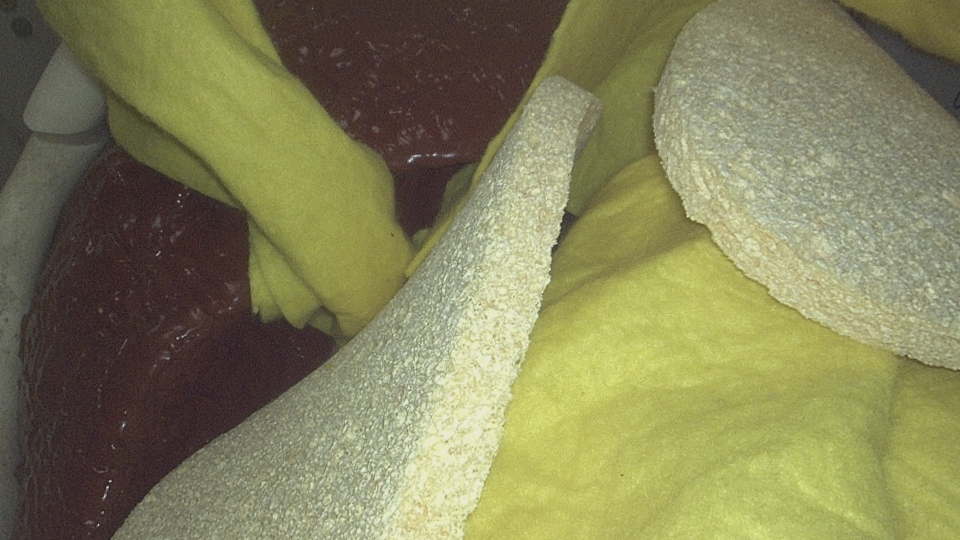
#> input picture stereo_depth_estimator/data/1/left/00001.png, 960 x 540 px
$ python FLANNMatchORB.py
#> lines starting #> are read from the running program, lines starting #| are printed output that depends on the picture
import numpy as np
import cv2 as cv
import matplotlib.pyplot as plt


def get_matched_idx_pos_disparity(img1_path,img2_path):
#> called with img1_path = 'data/1/left/00001.png', img2_path = 'data/1/right/00001.png'
    img1 = cv.imread(img1_path, cv.IMREAD_GRAYSCALE)  # queryImage
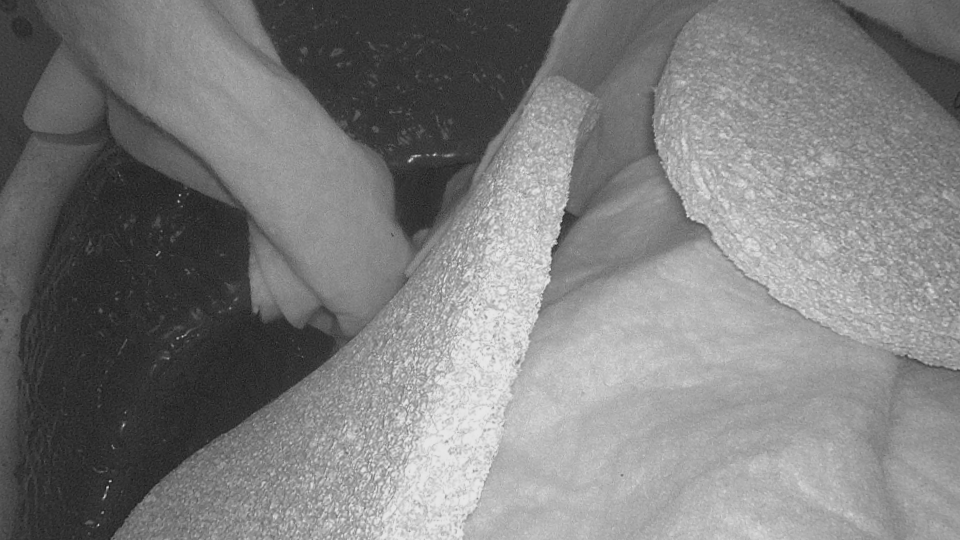
#> img1: shape (540, 960); min 23, max 232, mean 125.3
    img2 = cv.imread(img2_path, cv.IMREAD_GRAYSCALE)  # trainImage
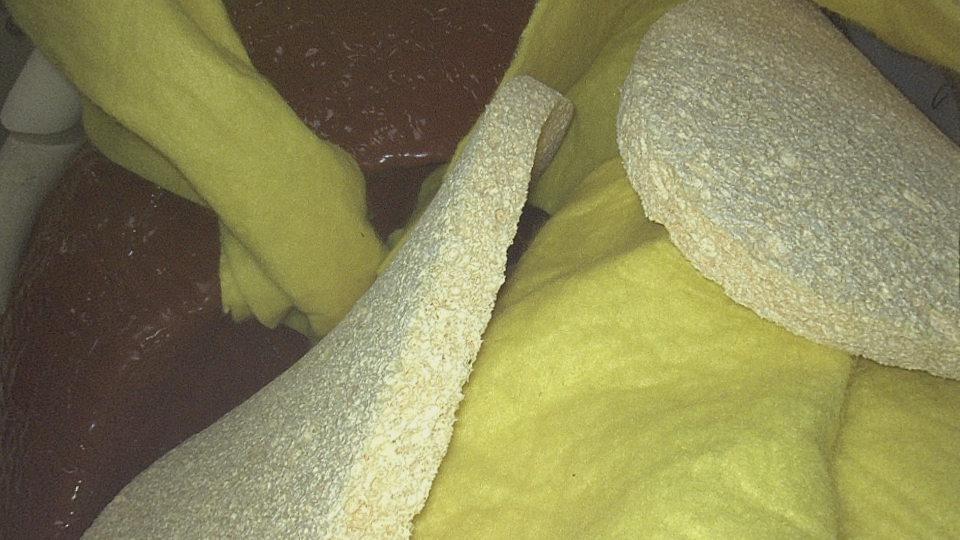
#> input picture stereo_depth_estimator/data/1/right/00001.png, 960 x 540 px
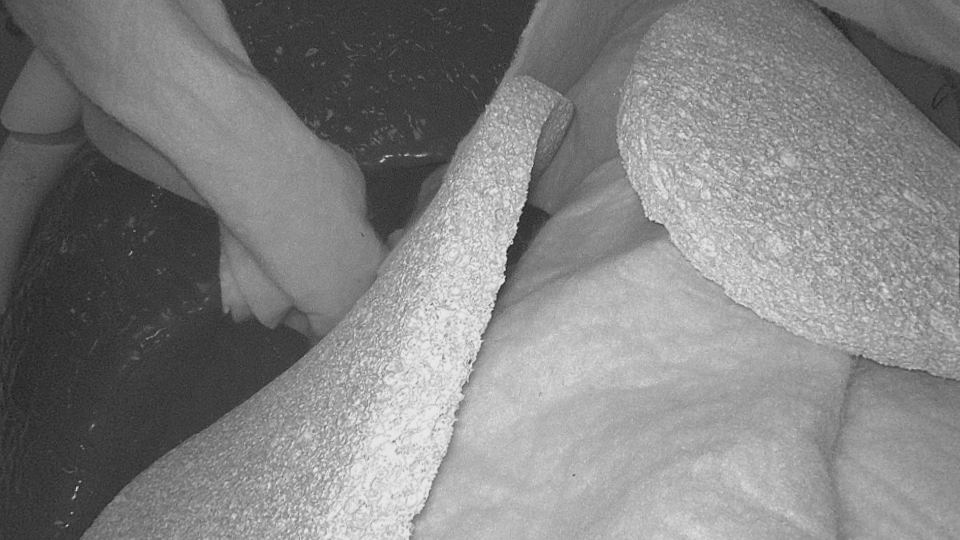
#> img2: shape (540, 960); min 22, max 233, mean 129.4
    # Initiate SIFT detector
    # https://www.pyimagesearch.com/2015/07/16/where-did-sift-and-surf-go-in-opencv-3/
    # sift = cv.xfeatures2d.SIFT_create()
    # # sift = cv.SIFT_create()
    # # find the keypoints and descriptors with SIFT
    #
    # kp1, des1 = sift.detectAndCompute(img1,None)
    # kp2, des2 = sift.detectAndCompute(img2,None)

    orb = cv.ORB_create(nlevels=8)
    # nfeatures=None, scaleFactor=None, nlevels=None, nlevels The number of pyramid levels. The smallest level will have linear size equal to
    # .   input_image_linear_size/pow(scaleFactor, nlevels - firstLevel).
    # find the keypoints with ORB
    kp1 = orb.detect(img1, None)
#> kp1 = 497 keypoints; strongest (x, y, size): (555, 242, 31), (107, 487, 31), (110, 481, 31), (409, 161, 31)
    # compute the descriptors with ORB
    kp1, des1 = orb.compute(img1, kp1)
    kp2 = orb.detect(img2, None)
#> kp2 = 500 keypoints; strongest (x, y, size): (512, 243, 31), (504, 281, 31), (76, 489, 31), (517, 224, 31)
    # compute the descriptors with ORB
    kp2, des2 = orb.compute(img2, kp2)

    # get the LUT of pos For 2 imgs
    LUT_queryImg1 = []
    LUT_trainImg2 = []
    for i, n in enumerate(kp1):
        LUT_queryImg1.append((i, n.pt))
#> this loop made 497 passes
#> n on passes 1 to 3: keypoint at (654, 137), size 31, keypoint at (412, 409), size 31, keypoint at (388, 436), size 31
#> after the loop, LUT_queryImg1 = 497 items
        # print('query idx:',str(i),' pos:', list(n.pt))   #0-2165
    LUT_queryImg1 = dict(LUT_queryImg1)
    print('\nQUERY LUT', LUT_queryImg1)
#> (printed output is left out)

    for i, n in enumerate(kp2):
        LUT_trainImg2.append((i, n.pt))
#> this loop made 500 passes
#> n on passes 1 to 3: keypoint at (527, 189), size 31, keypoint at (77, 487), size 31, keypoint at (494, 304), size 31
#> after the loop, LUT_trainImg2 = 500 items
        # print('train idx:',str(i),' pos:', list(n.pt))  #0-2683
    LUT_trainImg2 = dict(LUT_trainImg2)
    print('\nTRAIN LUT', LUT_trainImg2)


    # get the LUT of des For 2 imgs
    LUT_queryImg1_des = []
    LUT_trainImg2_des = []
    for i in range(np.shape(des1)[0]):
        LUT_queryImg1_des.append((i,list(des1[i])))
#> after the loop, LUT_queryImg1_des = 497 items
    LUT_queryImg1_des = dict(LUT_queryImg1_des)
    print('\nQUERY LUT of descriptor', LUT_queryImg1_des)

    for i in range(np.shape(des2)[0]):
        LUT_trainImg2_des.append((i,list(des2[i])))
#> after the loop, LUT_trainImg2_des = 500 items
    LUT_trainImg2_des = dict(LUT_trainImg2_des)
    print('\ntrain LUT of descriptor', LUT_trainImg2_des)


    # [7 lines of commented-out code are left out]

    index_params = dict(algorithm=6,
                        table_number=6,
                        key_size=12,
                        multi_probe_level=2)
    search_params = {}
    flann = cv.FlannBasedMatcher(index_params, search_params)

    matches = flann.knnMatch(des1, des2, k=2)
#> matches = 497 matches
    # print('\nthe num of unfimaltered matched kp pairs :' + str(len(matches)))

    # Need to draw only good matches, so create a mask
    matchesMask = [[0, 0] for i in range(len(matches))]
#> matchesMask = 497 pairs, first value 0 to 0, second value 0 to 0
    # ratio test as per Lowe's paper
    num_MP = 0
    matched_idx = []
    for i, (m, n) in enumerate(matches):
        if m.distance < 0.4 * n.distance:  # top two distances m n, a smaller parameter means a higher precision n less matching
            matchesMask[i] = [1, 0]  # this mask encode connect the best m or the second best n
            num_MP += 1
            matched_idx.append([m.queryIdx, m.trainIdx])
#> after the loop, matched_idx = [[128, 116], [234, 163], [249, 250], [269, 270], [336, 319], [371, 337], [393, 389], [396, 405], [413, 422], [435, 459], [445, 479], [460, 457], [467, 467], [472, 493], [473, 474], [486, 486], [491, 479]]; matchesMask = 497 pairs, first value 0 to 1, second value 0 to 0; num_MP = 17
    # print('the index for matched kp (query,train):',matched_idx)  #same   query is ordered.

    matched_idxNpos_obj = open('matched_idxNpos.txt', 'w')
    # matched_idxNpos_obj.write('\n')
    matched_idxNpos_obj.write(img1_path[-9:]+'\n')
    matched_idxNpos_obj.write('query kp idx/ query kp pos / train kp idx / train kp pos / dispartity / query des / train des\n ')
    matched_idxNpos = []
    for i in matched_idx:
        query_idx, train_idx = i[0], i[1]
        matched_idxNpos.append([query_idx, LUT_queryImg1[query_idx], train_idx, LUT_trainImg2[train_idx]])
        matched_idxNpos_obj.write(str([query_idx, LUT_queryImg1[query_idx], train_idx, LUT_trainImg2[train_idx],
                                       LUT_queryImg1[query_idx][0] - LUT_trainImg2[train_idx][0],LUT_queryImg1_des[query_idx],LUT_trainImg2_des[train_idx]]))
        matched_idxNpos_obj.write('\n')
#> this loop made 17 passes
#> after the loop, matched_idxNpos = 17 items
    matched_idxNpos_obj.write('\n')
    matched_idxNpos_obj.close()

    print('\nthe index N pos for matched kp (query,train):', matched_idxNpos)  # same   query is ordered.

    draw_params = dict(matchColor=(255, 218, 185),
                       singlePointColor=(255, 0, 0),
                       matchesMask=matchesMask,
                       flags=cv.DrawMatchesFlags_DEFAULT)
#> draw_params = 4 items
    print('\nthe num of orb kp in query_img img1 :' + str(len(kp1)))
    print('the num of orb kp in train_img img2 :' + str(len(kp2)))
    print('the num of filtered matched kp pairs :' + str(num_MP))

    img3 = cv.drawMatchesKnn(img1, kp1, img2, kp2, matches, None, **draw_params)
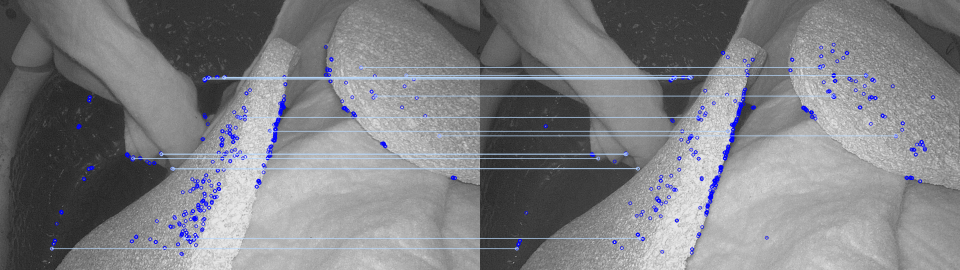
#> img3: shape (540, 1920, 3) (shown at 1/2 size); mean of channels 0, 1, 2 130.9, 127.1, 126.5; drawn as B, G, R
    # img2 = cv.drawKeypoints(img1, kp1, None, color=(0, 255, 0), flags=0)

    cv.namedWindow('', 0)  # so that the img will be clipped
    cv.imshow('', img3)

    cv.waitKey(0)
path1 ='data/1/left/00001.png'
path2 ='data/1/right/00001.png'
get_matched_idx_pos_disparity(path1,path2)
